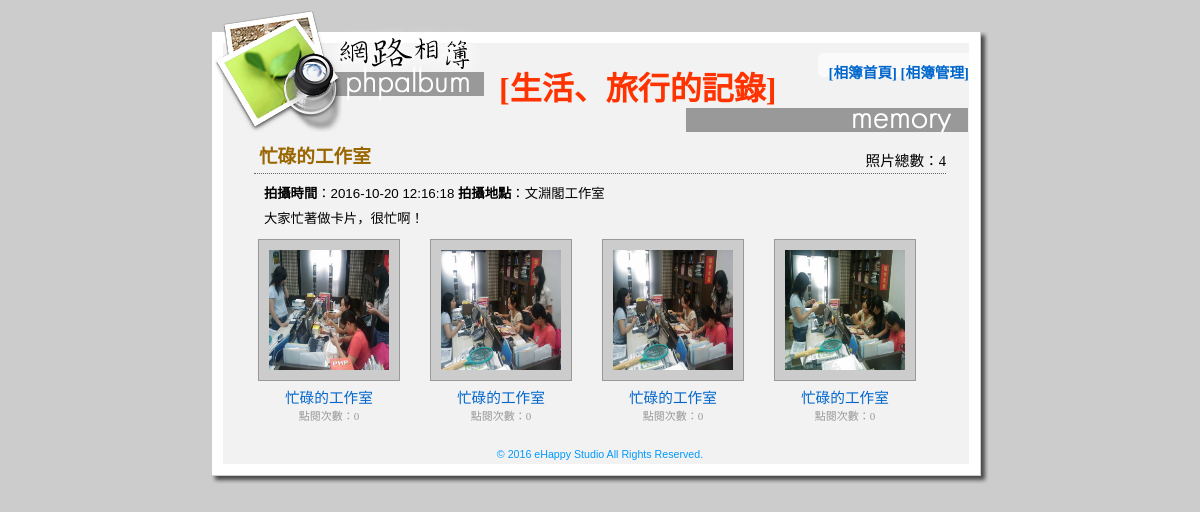
Page /albumshow.php?id=5 on the committed database.
### tables this page shows
CREATE TABLE `album` (
  `album_id` int(11) UNSIGNED NOT NULL,
  `album_date` datetime DEFAULT NULL,
  `album_location` varchar(255) DEFAULT NULL,
  `album_title` varchar(255) DEFAULT NULL,
  `album_desc` text
);

CREATE TABLE `albumphoto` (
  `ap_id` int(11) UNSIGNED NOT NULL,
  `album_id` int(11) UNSIGNED DEFAULT NULL,
  `ap_subject` varchar(255) DEFAULT NULL,
  `ap_date` datetime DEFAULT NULL,
  `ap_picurl` varchar(100) DEFAULT NULL,
  `ap_hits` int(11) UNSIGNED NOT NULL DEFAULT '0'
);

### albumshow.php (the view, shortened to what this page needs)
<?php
function GetSQLValueString($theValue, $theType) {
  switch ($theType) {
    case "int":
      $theValue = ($theValue != "") ? filter_var($theValue, FILTER_SANITIZE_NUMBER_INT) : "";
      break;
  }
  return $theValue;
}
require_once("connMysql.php");
$sid = 0;
if(isset($_GET["id"])&&($_GET["id"]!="")){
	$sid = GetSQLValueString($_GET["id"],"int");
}
$query_RecAlbum = "SELECT * FROM album WHERE album_id={$sid}";
$query_RecPhoto = "SELECT * FROM albumphoto WHERE album_id={$sid} ORDER BY ap_date DESC";
$RecAlbum = $db_link->query($query_RecAlbum);
$RecPhoto = $db_link->query($query_RecPhoto);
$total_records = $RecPhoto->num_rows;
$row_RecAlbum=$RecAlbum->fetch_assoc();
?>
<html>
<head>
<link href="style.css" rel="stylesheet" type="text/css" />
</head>
<body bgcolor="#cccccc">
<table width="778" border="0" align="center" cellpadding="0" cellspacing="0">
  <tr>
   <td height="124" valign="top" background="images/album_r1_c1.jpg"><div class="titleDiv">[生活、旅行的記錄]</div>
    <div class="menulink"><a href="index.php">[相簿首頁]</a> <a href="login.php">[相簿管理]</a></div></td>
  </tr>
  <tr>
   <td background="images/album_r2_c1.jpg"><div id="mainRegion">
     <table width="90%" border="0" align="center" cellpadding="4" cellspacing="0">
       <tr>
         <td><div class="subjectDiv"> <?php echo $row_RecAlbum["album_title"];?>
           </div>
           <div class="actionDiv">照片總數：<?php echo $total_records;?></div>
           <div class="normalDiv">
             <p><strong>拍攝時間</strong>：<?php echo $row_RecAlbum["album_date"];?> <strong>拍攝地點</strong>：<?php echo $row_RecAlbum["album_location"];?></p>
             <p><?php echo nl2br($row_RecAlbum["album_desc"]);?></p>
             </div>
           <?php while($row_RecPhoto=$RecPhoto->fetch_assoc()){?>
           <div class="albumDiv">
           <div class="picDiv"><a href="?action=hits&id=<?php echo $row_RecPhoto["ap_id"];?>"><img src="photos/<?php echo $row_RecPhoto["ap_picurl"];?>" alt="<?php echo $row_RecPhoto["ap_subject"];?>" width="120" height="120" border="0" /></a></a></div>
           <div class="albuminfo"><a href="?action=hits&id=<?php echo $row_RecPhoto["ap_id"];?>"><?php echo $row_RecPhoto["ap_subject"];?></a><br />
             <span class="smalltext">點閱次數：<?php echo $row_RecPhoto["ap_hits"];?></span></div>
           </div>
           <?php }?></td>
         </tr>
     </table>
   </div></td>
  </tr>
  <tr>
   <td align="center" background="images/album_r2_c1.jpg" class="trademark">© 2016 eHappy Studio All Rights Reserved.</td>
  </tr>
  <tr>
   <td><img name="album_r4_c1" src="images/album_r4_c1.jpg" width="778" height="24" border="0" id="album_r4_c1" alt="" /></td>
  </tr>
</table>
</body>
</html>

### style.css (style rules this page uses)
#mainRegion p { font-family: Verdana, Arial, Helvetica, sans-serif; font-size: 10pt; line-height: 20px; margin-top: 0px; margin-bottom: 5px; }
#mainRegion .smalltext { font-size: 11px; color: #999999; font-family: Georgia, "Times New Roman", Times, serif; vertical-align: middle; }
#mainRegion .actionDiv { float: right; margin-top: -30px; font-size: 11pt; font-family: "微軟正黑體"; }
.titleDiv { padding-left: 288px; padding-top: 55px; font-family: "微軟正黑體"; font-size: 24pt; font-weight: bolder; color: #FF3300; }
.menulink { float: right; margin-top: -48px; margin-right: 20px; font-family: "微軟正黑體"; font-size: 11pt; font-weight: bold; }
a { text-decoration: none; }
a:link { color: #0066CC; }
.trademark { font-family: Verdana, Arial, Helvetica, sans-serif; font-size: 8pt; color: #0099FF; }
#mainRegion .picDiv { padding: 10px; background-color: #CCCCCC; height: 120px; width: 120px; border: 1px solid #999999; margin-right: auto; margin-left: auto; margin-bottom: 5px; }
#mainRegion .albumDiv { float: left; height: 200px; width: 150px; text-align: center; margin-right: 22px; margin-bottom: 5px; }
#mainRegion .albumDiv .albuminfo { font-family: "微軟正黑體"; font-size: 11pt; }
#mainRegion .normalDiv { clear: both; margin: 10px; }
#mainRegion .subjectDiv { font-family: "微軟正黑體"; font-size: 14pt; font-weight: bold; color: #996600; padding: 5px; clear: both; border-bottom-width: 1px; border-bottom-style: dotted; border-bottom-color: #666666; margin-bottom: 5px; }

### rows in the picture
album: album_title "忙碌的工作室", album_date "2016-10-20 12:16:18", album_location "文淵閣工作室", album_desc "大家忙著做卡片，很忙啊！"
albumphoto: ap_picurl (picture), ap_subject "忙碌的工作室", ap_hits "0"
albumphoto: ap_picurl (picture), ap_subject "忙碌的工作室", ap_hits "0"
albumphoto: ap_picurl (picture), ap_subject "忙碌的工作室", ap_hits "0"
albumphoto: ap_picurl (picture), ap_subject "忙碌的工作室", ap_hits "0"

### other values in the picture
$total_records "4"
